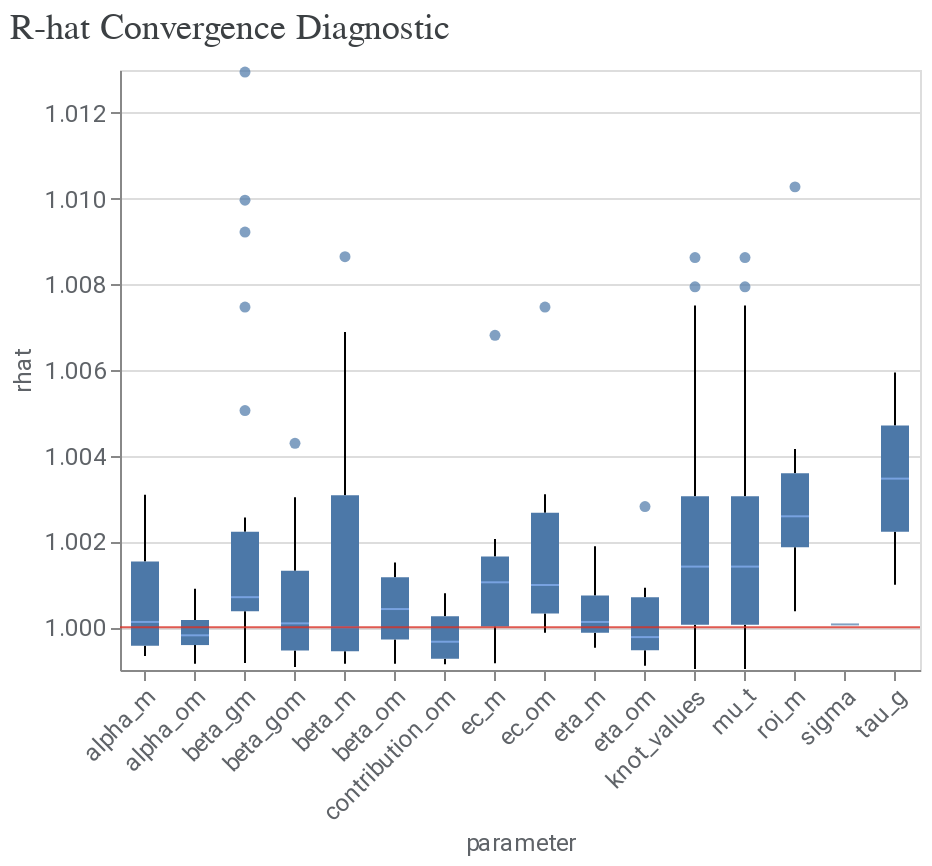

The cell this chart's notebook holds for it:
### Code cell
model_diagnostics5 = visualizer.ModelDiagnostics(model5)
model_diagnostics5.plot_rhat_boxplot()

### Figure 1 — Vega-Lite specification as saved in the notebook (floating-point values rounded to 4 significant figures; data arrays with more than 128 entries replaced by an {"elided": "..."} marker saying what was removed)
{"config": {"view": {"continuousWidth": 300, "continuousHeight": 300}, "axis": {"labelColor": "#5F6368", "labelFont": "Roboto", "labelFontSize": 12, "titleColor": "#5F6368", "titleFont": "Roboto", "titleFontSize": 12, "titleFontWeight": "normal"}}, "layer": [{"data": {"name": "data-1c7f9af93ec0d84cffc585673464471d"}, "mark": {"type": "boxplot", "median": {"color": "#8AB4F8"}, "outliers": {"filled": true}}, "encoding": {"x": {"axis": {"labelAngle": -45}, "field": "parameter", "type": "nominal"}, "y": {"field": "rhat", "scale": {"zero": false}, "type": "quantitative"}}}, {"data": {"name": "empty"}, "mark": {"type": "rule", "color": "#D93025", "opacity": 0.8}, "encoding": {"y": {"datum": 1}}}], "title": {"text": "R-hat Convergence Diagnostic", "anchor": "start", "color": "#3C4043", "font": "Google Sans Display", "fontSize": 18, "fontWeight": "normal", "offset": 10}, "width": 400, "$schema": "https://vega.github.io/schema/vega-lite/v5.20.1.json", "datasets": {"data-1c7f9af93ec0d84cffc585673464471d": {"elided": "513 records"}, "empty": [{}]}}
